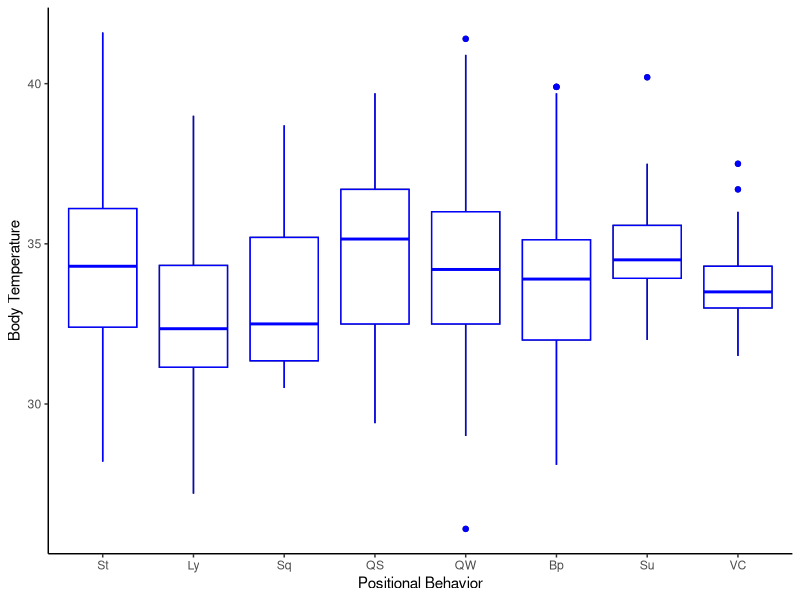
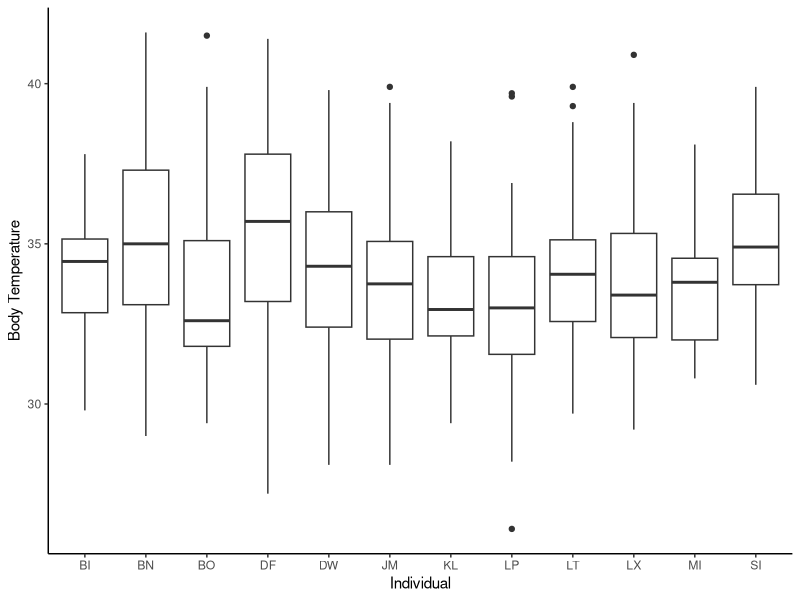
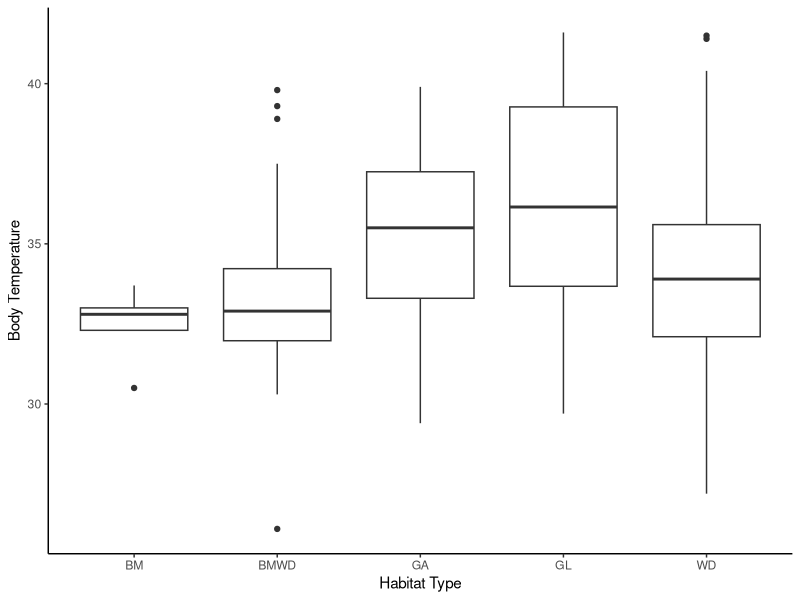
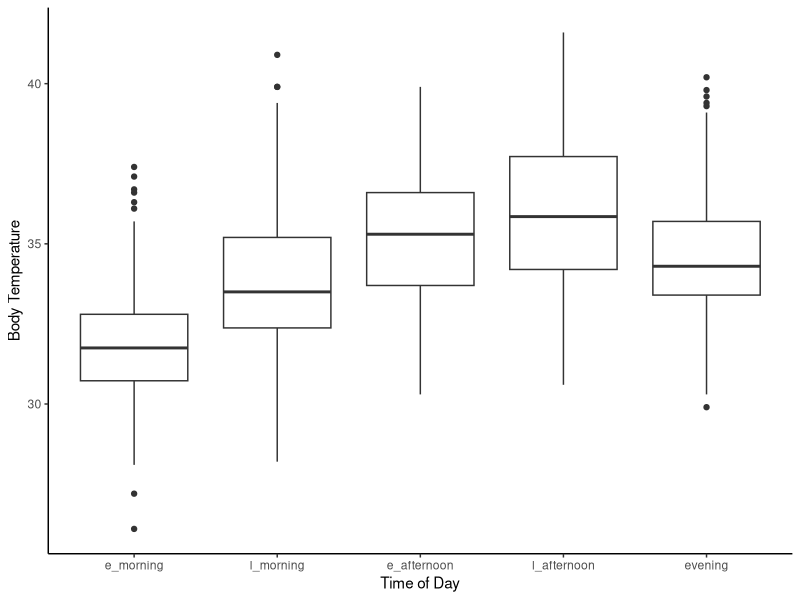
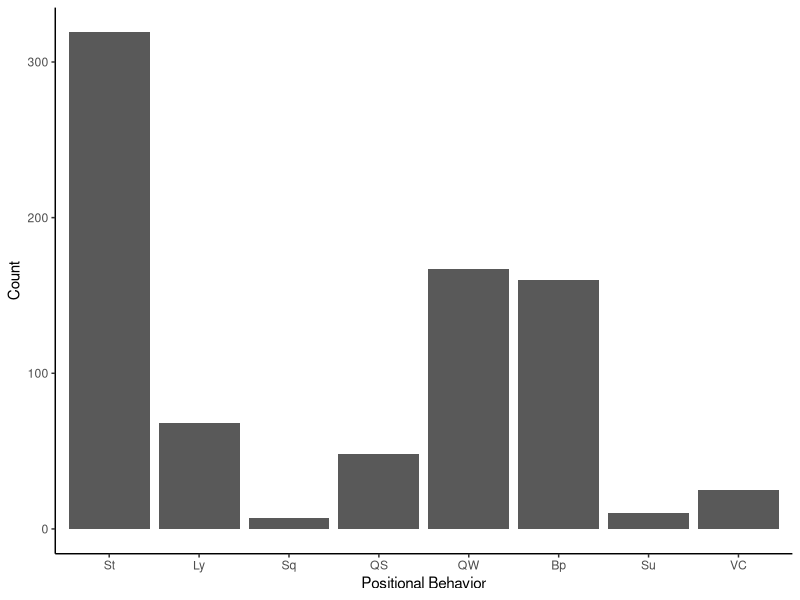
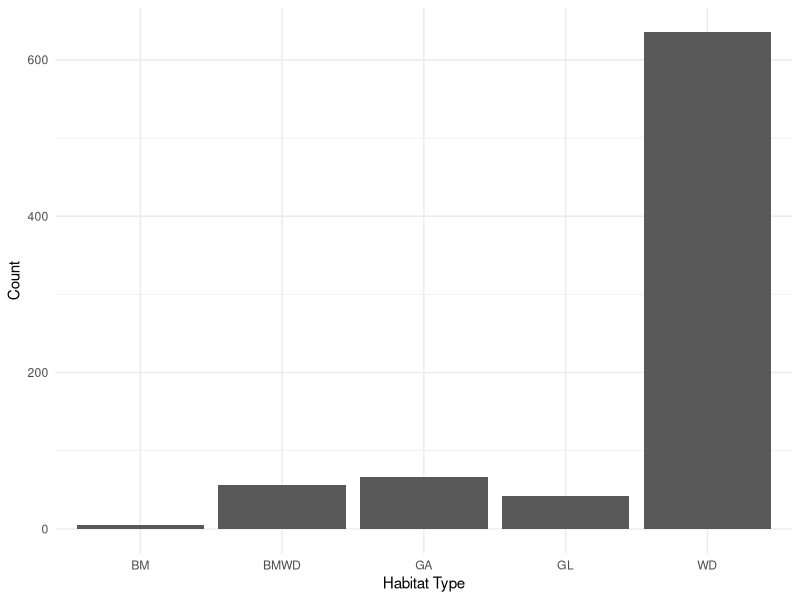
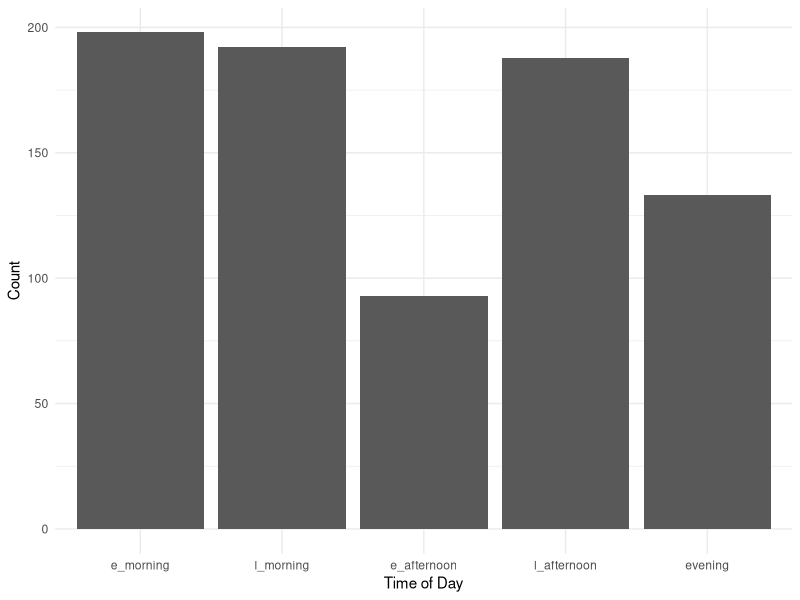
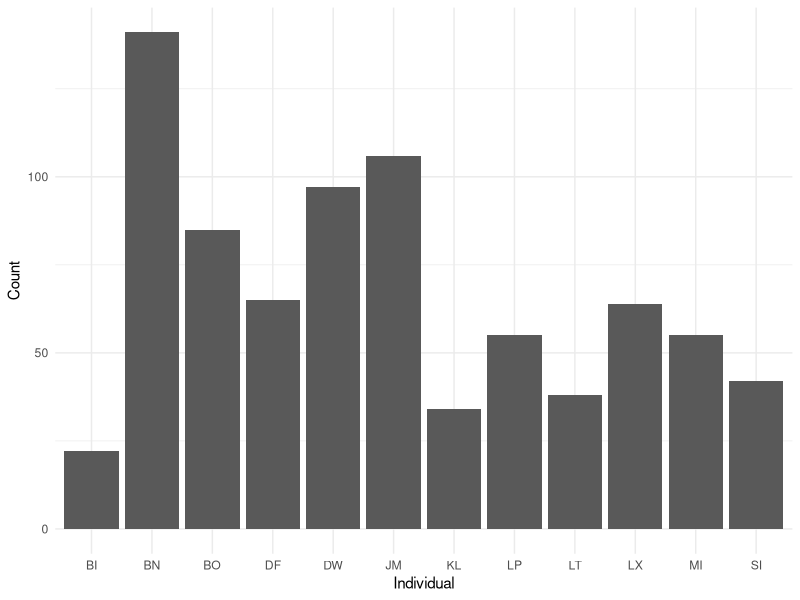

Source code (R) for these figures, in order: (Note: this script raises an error after producing the figures.)
# load libraries
library(tidyverse) 
library(readr) 
library(lubridate)
library(magrittr)
library(ggplot2)
library(car)
library(emmeans)
library(lme4)
library(ggthemes)
library(plyr)

##read in data
prelim_tidy <- read_csv("_data/_tidy/prelim_data_tidycols.csv")
View(prelim_tidy)

#Omit any missing values:
summary(is.na(prelim_tidy))

prelim_temp<-na.omit(prelim_tidy)
View(prelim_temp)

prelim_temp$therm_t[prelim_temp$therm_t >= 42] <- NA

View(prelim_temp)

prelim_temp<-na.omit(prelim_temp)
View(prelim_temp)

#Combine positional behaviors into smaller categories
# suspensory = Cb, Br & QM
#Vertical climb and cling together
prelim_temp$pos_beh[prelim_temp$pos_beh == "Cb"] <- "Su"
prelim_temp$pos_beh[prelim_temp$pos_beh == "Br"] <- "Su"
prelim_temp$pos_beh[prelim_temp$pos_beh == "QM"] <- "Su"
prelim_temp$pos_beh[prelim_temp$pos_beh == "Vci"] <- "VC"
prelim_temp$pos_beh[prelim_temp$pos_beh == "Abp"] <- "Bp"
prelim_temp$pos_beh[prelim_temp$pos_beh == "BpS"] <- "Bp"
prelim_temp$pos_beh[prelim_temp$pos_beh == "BpW"] <- "Bp"

############
##re-order levels
prelim_temp$time_od <- factor(prelim_temp$time_od, levels = c("e_morning", "l_morning", "e_afternoon", "l_afternoon", "evening"))
prelim_temp$pos_beh <- factor(prelim_temp$pos_beh, levels = c("St", "Ly", "Sq", "QS", "QW", "Bp", "Su", "VC"))

## Change to factor and numeric
factor_cols <- c("pos_beh","context", "substrate", "hab_type", "individual")
numeric_cols <- c("sun", "therm_t", "t_lo", "t_hi")

prelim_temp[factor_cols] <- lapply(prelim_temp[factor_cols], as.factor)

prelim_temp[numeric_cols] <- lapply(prelim_temp[numeric_cols], as.numeric)

str(prelim_temp)

##plotting
ggplot(prelim_temp, aes(pos_beh, therm_t)) +
  geom_boxplot() + labs(x="Positional Behavior", y="Body Temperature") +
  theme_classic() + geom_boxplot(fill = "white", colour = "blue")

ggplot(prelim_temp, aes(individual, therm_t)) +
  geom_boxplot() + labs(x="Individual", y="Body Temperature") +
  theme_classic()

ggplot(prelim_temp, aes(hab_type, therm_t)) +
  geom_boxplot() + labs(x="Habitat Type", y="Body Temperature") +
  theme_classic()

ggplot(prelim_temp, aes(time_od, therm_t)) +
  geom_boxplot() + labs(x="Time of Day", y="Body Temperature") +
  theme_classic()

##counts
ggplot(prelim_temp, aes(pos_beh))+
  geom_bar(stat="count") + labs(x="Positional Behavior", y="Count") +
  theme_classic()  

ggplot(prelim_temp, aes(hab_type))+
  geom_bar(stat="count") + labs(x="Habitat Type", y="Count")+
  theme_minimal()    ###can I combine bamboo with bamboo woodland?

ggplot(prelim_temp, aes(time_od))+
  geom_bar(stat="count") + labs(x="Time of Day", y="Count")+
  theme_minimal()

ggplot(prelim_temp, aes(individual))+
  geom_bar(stat="count") + labs(x="Individual", y="Count")+
  theme_minimal()

ggplot(prelim_temp, aes(sun))+
  geom_histogram()

###model plotting
library(broom)
m1 <- lmer(therm_t ~ pos_beh + time_od + sun + date + hab_type + 
       (1|individual), data = prelim_temp)

summary(m1)

#m1_res <- tidy(coef(summary(m1)) ) 

#ggplot(m1_res, aes(pos_beh, therm_t)) +
  #geom_point()


ggplot(prelim_temp, aes(pos_beh, therm_t)) + 
  #geom_point(size = 3) +
  geom_point(aes(y=predict(m1)), size = 1)

ggplot(prelim_temp, aes(pos_beh, therm_t)) + 
  geom_point(size = 3) +
  geom_boxplot(aes(y=predict(m1)), size = 1, colour = "red") +
  labs(x="Positional Behavior", y="Body Temperature") +
  theme_classic()

##labels = c("Sit", "Lie", "Squate", "Quadrupedal Stand", 
           #"Quadrupedal Walk", "Bipedal", "Suspensory", 
           #"Vertical Climb/Cling")

##attempting to follow tutorial but got too confused....
preddata <- with(prelim_temp, expand.grid(pos_beh = levels(pos_beh), time_od = levels(time_od), 
                                          sun = 50, date = "2018-06-28", hab_type = "WD"))

###
factor_cols <- c("pos_beh", "time_od", "hab_type")
numeric_cols <- c("sun")

preddata[factor_cols] <- lapply(preddata[factor_cols], as.factor)

preddata[numeric_cols] <- lapply(preddata[numeric_cols], as.numeric)

preddata$date <- as.Date(preddata$date)

str(preddata)
########
mm <- model.matrix(~pos_beh + time_od + sun + date + hab_type, data=preddata)
###won't work because I don't have 2 or more levels per factor

pframe2 <- data.frame(preddata,eta=mm%*%fixef(m1))
pframe2 <- with(pframe2,data.frame(pframe2,prop=eta))
pvar1 <- diag(mm %*% tcrossprod(vcov(m1),mm))
tvar1 <- pvar1+VarCorr(m1)$individual
pframe2 <- data.frame(
  pframe2
  , plo = pframe2$eta-2*sqrt(pvar1)
  , phi = pframe2$eta+2*sqrt(pvar1)
  , tlo = pframe2$eta-2*sqrt(tvar1)
  , thi = pframe2$eta+2*sqrt(tvar1)
)
